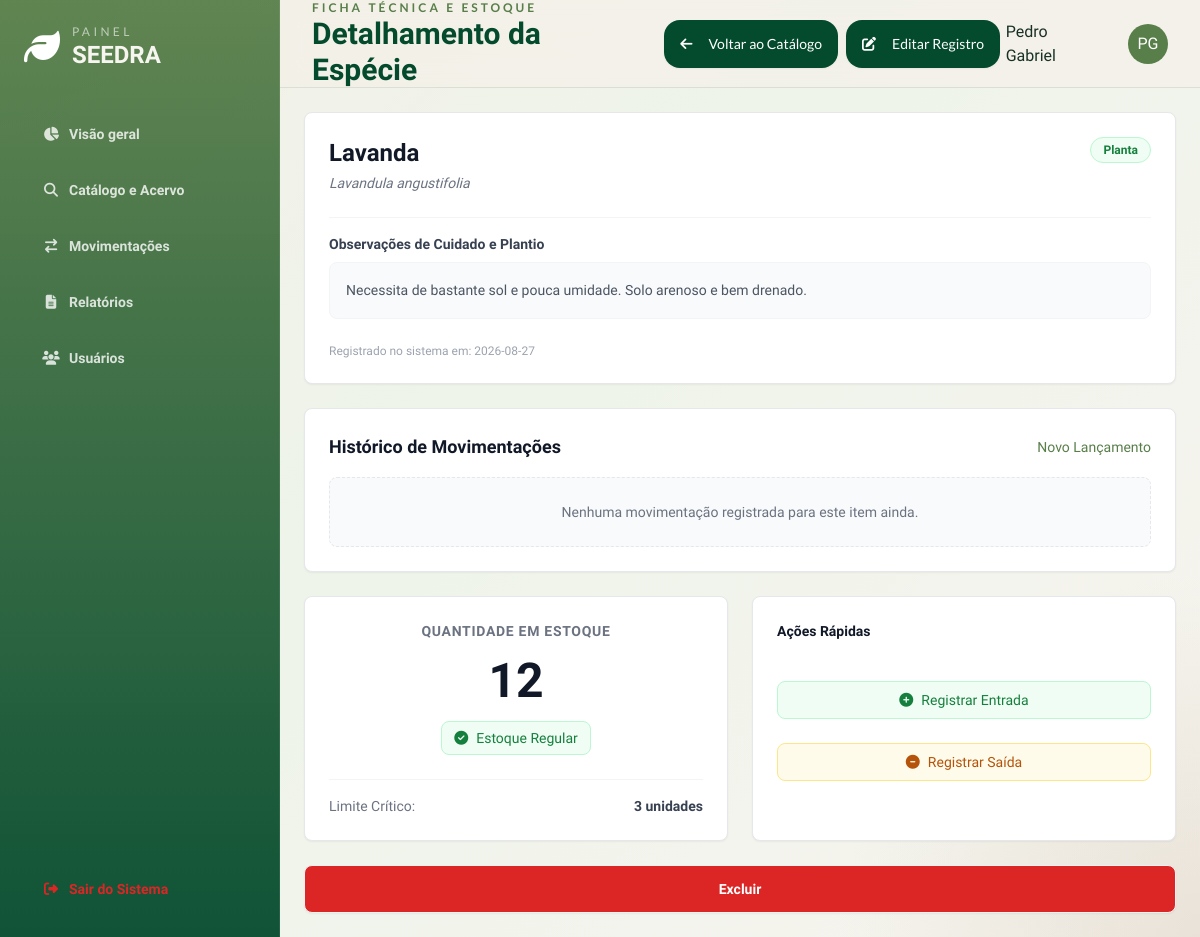
Page /catalogo/4 (signed in) on the committed database.
### models.py (models this page shows)
class Usuarios(db.Model, UserMixin):
    __tablename__ = 'usuarios'
    id = db.Column(db.Integer, primary_key = True)
    nome = db.Column(db.String(50), nullable = False)
    email = db.Column(db.String(50), nullable = False, unique = True)
    senha = db.Column(db.String(), nullable = False)
    usuario_instituicoes = db.relationship('UsuarioInstituicoes', back_populates = 'usuarios')

class Item(db.Model):
    __tablename__= 'items'
    id = db.Column(db.Integer, primary_key = True)
    nome = db.Column(db.String(50), nullable = False, unique = True)
    quantidade = db.Column(db.Integer, nullable = False, default = 0)
    n_cientifico = db.Column(db.String(50), nullable = False , unique = True)
    categoria = db.Column(db.String(20), nullable = False)
    deficit_limit = db.Column(db.Integer, nullable = False, default = 0)
    obs = db.Column(db.Text)
    data_cadastro = db.Column(db.Date, nullable = False)
    movimentacoes = db.relationship('Movimentacao', back_populates = 'item', lazy = True)
    def em_deficit(self):
        return self.quantidade < self.deficit_limit

### app.py (the view)
@app.route('/catalogo/<int:id>', methods=['GET', 'POST'])
@login_required
def detalhes_item(id):
    item = Item.query.get_or_404(id)
    return render_template('detalhes_item.html', item=item)

### app.py (called while the page is built)
@login_manager.user_loader
def load_user(user_id):
    return Usuarios.query.get(int(user_id))

### controllers/login.py (called while the page is built)
def login_required(f):
  @wraps(f)
  def decorated_function(*args, **kwargs):
      if 'usuarios_id' not in session:
         flash("Faça login primeiro!", 'erro')
         return redirect(url_for('login.login'))
      return f(*args, **kwargs)
  return decorated_function

### templates/detalhes_item.html (shortened to what this page needs)
{% extends 'base.html' %}
{% block header_subtitle %}Ficha Técnica e Estoque{% endblock %}
{% block header_title %}Detalhamento da Espécie{% endblock %}
{% block header_actions %}
<div class="flex gap-2">
    <a href="{{ url_for('catalogo') }}" class=" inline-flex items-center justify-center px-4 py-2 text-sm font-medium btn rounded-2xl border-0 bg-seedra-leafDark hover:bg-seedra-leafMid text-white font-lato">
        <i class="fa-solid fa-arrow-left mr-2"></i> Voltar ao Catálogo
    </a>
    <a href="{{ url_for('editar_item', id=item.id) }}" class="inline-flex items-center justify-center px-4 py-2 text-sm font-medium btn rounded-2xl border-0 bg-seedra-leafDark hover:bg-seedra-leafMid text-white font-lato">
        <i class="fa-solid fa-pen-to-square mr-2"></i> Editar Registro
    </a>
    </div>
{% endblock %}
{% block content %}
<div class="grid grid-cols-1 lg:grid-cols-2 gap-6">
    <div class="lg:col-span-2 flex flex-col gap-6">
        <div class="bg-white border border-gray-200 rounded-lg shadow-sm p-6">
            <div class="flex justify-between items-start mb-6">
                <div>
                    <h3 class="text-2xl font-bold text-gray-900">{{ item.nome }}</h3>
                    <p class="text-sm text-gray-500 italic mt-1">{{ item.n_cientifico }}</p>
                </div>
                <span class="px-3 py-1 bg-green-50 text-green-700 text-xs font-semibold rounded-full border border-green-200">
                    {{ item.categoria }}
                </span>
            </div>
            <div class="border-t border-gray-100 pt-4 mt-4">
                <h4 class="text-sm font-semibold text-gray-700 mb-2">Observações de Cuidado e Plantio</h4>
                <p class="text-sm text-gray-600 leading-relaxed bg-gray-50 p-4 rounded-lg border border-gray-100">
                    {% if item.obs %}
                        {{ item.obs }}
                    {% else %}
                        <span class="text-gray-400 italic">Nenhuma observação registrada para esta espécie.</span>
                    {% endif %}
                </p>
            </div>
            <div class="mt-6 text-xs text-gray-400">
                Registrado no sistema em: {{ item.data_cadastro }}
            </div>
        </div>
        <div class="bg-white border border-gray-200 rounded-lg shadow-sm p-6">
            <div class="flex justify-between items-center mb-4">
                <h3 class="text-lg font-bold text-gray-900">Histórico de Movimentações</h3>
                <a href="{{ url_for('movimentacao') }}" class="text-sm text-seedra-leafMid hover:text-seedra-leafDark font-medium hover:underline">Novo Lançamento</a>
            </div>
            {% if item.movimentacoes %}
                <div class="overflow-x-auto">
                    <table class="w-full text-sm text-left text-gray-500 mt-2">
                        <thead class="text-xs text-gray-700 uppercase bg-gray-50 border-b border-gray-200">
                            <tr>
                                <th scope="col" class="px-4 py-2 font-semibold">Data</th>
                                <th scope="col" class="px-4 py-2 font-semibold">Tipo</th>
                                <th scope="col" class="px-4 py-2 font-semibold">Qtd</th>
                                <th scope="col" class="px-4 py-2 font-semibold">Justificativa</th>
                            </tr>
                        </thead>
                        <tbody>
                            {% for mov in item.movimentacoes|sort(attribute='data_move', reverse=true) %}
                            <tr class="border-b border-gray-50 hover:bg-gray-50">
                                <td class="px-4 py-3 whitespace-nowrap">{{ mov.data_move.strftime('%d/%m/%Y') }}</td>
                                <td class="px-4 py-3">
                                    {% if mov.Typ == 'Entrada' %}
                                        <span class="text-green-600 font-medium"><i class="fa-solid fa-arrow-down mr-1"></i> Entrada</span>
                                    {% else %}
                                        <span class="text-amber-600 font-medium"><i class="fa-solid fa-arrow-up mr-1"></i> Saída</span>
                                    {% endif %}
                                </td>
                                <td class="px-4 py-3 font-bold text-gray-900">{{ mov.quantidade }}</td>
                                <td class="px-4 py-3 text-gray-600">{{ mov.justificativa }}</td>
                            </tr>
                            {% endfor %}
                        </tbody>
                    </table>
                </div>
            {% else %}
                <div class="text-center py-6 bg-gray-50 rounded-lg border border-dashed border-gray-200">
                    <p class="text-sm text-gray-500">Nenhuma movimentação registrada para este item ainda.</p>
                </div>
            {% endif %}
        </div>
    </div>
    <div class="lg:col-span-2 flex gap-6 w-full">
        <div class="bg-white border border-gray-200 rounded-lg shadow-sm p-6 text-center flex-1">
            <h3 class="text-sm font-semibold text-gray-500 uppercase tracking-wider mb-2">Quantidade em Estoque</h3>
            <div class="text-5xl font-black {% if item.em_deficit() %}text-red-600{% else %}text-gray-900{% endif %} my-4">
                {{ item.quantidade }}
            </div>
            {% if item.em_deficit() %}
                <div class="inline-flex items-center px-3 py-1.5 bg-red-50 text-red-700 text-sm font-medium rounded-lg border border-red-200">
                    <i class="fa-solid fa-circle-exclamation mr-2 animate-pulse"></i> Estoque em Déficit
                </div>
                <p class="text-xs text-red-500 mt-3 text-left">
                    * A quantidade atual está abaixo do limite seguro estabelecido pelo instituto. É recomendada a reposição imediata.
                </p>
            {% else %}
                <div class="inline-flex items-center px-3 py-1.5 bg-green-50 text-green-700 text-sm font-medium rounded-lg border border-green-200">
                    <i class="fa-solid fa-check-circle mr-2"></i> Estoque Regular
                </div>
            {% endif %}
            <div class="mt-6 pt-4 border-t border-gray-100 flex justify-between items-center text-sm">
                <span class="text-gray-500">Limite Crítico:</span>
                <span class="font-bold text-gray-700">{{ item.deficit_limit }} unidades</span>
            </div>
        </div>
        <div class="bg-white border border-gray-200 rounded-lg shadow-sm p-6 flex-1">
            <h4 class="text-sm font-semibold text-gray-900 mb-10">Ações Rápidas</h4>
            <div class="space-y-6">
                <a href="{{ url_for('movimentacao') }}" class="flex items-center justify-center w-full px-4 py-2 text-sm font-medium text-green-700 bg-green-50 border border-green-200 rounded-lg hover:bg-green-100 transition-colors">
                    <i class="fa-solid fa-plus-circle mr-2"></i> Registrar Entrada
                </a>
                <a href="{{ url_for('movimentacao') }}" class="flex items-center justify-center w-full px-4 py-2 text-sm font-medium text-amber-700 bg-amber-50 border border-amber-200 rounded-lg hover:bg-amber-100 transition-colors">
                    <i class="fa-solid fa-minus-circle mr-2"></i> Registrar Saída
                </a>
            </div>
        </div>
    </div>
    <div class="lg:col-span-2 flex ">
        <button data-id="{{ item.id }}" onclick="excluirItem(this.dataset.id)" class="btn bg-red-600 text-white hover:bg-red-800 px-20 w-full">
            Excluir
        </button>
    </div>
</div>
{% endblock %}

### templates/base.html (shortened to what this page needs)
<!DOCTYPE html>
<html lang="pt-BR" data-theme="light">
<head>
  <link rel="stylesheet" href="/static/css/style.css" />
  <script src="/static/js/tailwind.config.js" defer></script>
  <script src="https://cdn.tailwindcss.com"></script>
  <link href="https://cdn.jsdelivr.net/npm/daisyui@4.12.10/dist/full.min.css" rel="stylesheet" type="text/css" />
  <link rel="stylesheet" href="https://cdnjs.cloudflare.com/ajax/libs/font-awesome/6.4.0/css/all.min.css">
</head>
<body class="font-sans">
  <div class="dashboard-shell">
    <aside class="sidebar p-5 lg:p-6 flex flex-col gap-6">
      <div class="flex items-center gap-3">
        <i class="fa-solid fa-leaf text-4xl text-white"></i>
        <div>
          <p class="text-xs uppercase tracking-[0.28em] text-white/60 font-lato">Painel</p>
          <h1 class="text-2xl font-extrabold leading-tight">SEEDRA</h1>
        </div>
      </div>
      {% block nav %}
        <nav class="space-y-2 mt-4">
          <a href="{{ url_for('dashboard') }}" class="btn btn-block justify-start  hover:bg-white/20 hover:text-white  rounded-2xl {{ 'text-seedra-leafDark border-white/10 bg-white/14' if page_id =='visao' else 'btn-ghost text-white/80 hover:bg-white/10' }}"><i class="fa-solid fa-chart-pie w-5"></i> Visão geral</a>
          <a href="{{ url_for('catalogo') }}" class="btn btn-block justify-start  hover:bg-white/20 hover:text-white  rounded-2xl {{ 'text-seedra-leafDark border-white/10 bg-white/14' if page_id =='catalogo' else 'btn-ghost text-white/80 hover:bg-white/10' }}"><i class="fa-solid fa-magnifying-glass w-5"></i>Catálogo e Acervo</a>
          <a href="{{ url_for('movimentacao') }}" class="btn btn-block justify-start  hover:bg-white/20 hover:text-white  rounded-2xl {{ 'text-seedra-leafDark border-white/10 bg-white/14' if page_id =='movimentacoes' else 'btn-ghost text-white/80 hover:bg-white/10' }}"><i class="fa-solid fa-arrow-right-arrow-left w-5"></i>Movimentações</a>
          <a href="{{ url_for('relatorios') }}" class="btn btn-block justify-start  hover:bg-white/20 hover:text-white  rounded-2xl {{ 'text-seedra-leafDark border-white/10 bg-white/14' if page_id =='relatorios' else 'btn-ghost text-white/80 hover:bg-white/10' }}"><i class="fa-solid fa-file-lines w-5"></i>Relatórios</a>
          <a href="{{ url_for('usuarios') }}" class="btn btn-block justify-start  hover:bg-white/20 hover:text-white  rounded-2xl {{ 'text-seedra-leafDark border-white/10 bg-white/14' if page_id =='usuarios' else 'btn-ghost text-white/80 hover:bg-white/10' }}"><i class="fa-solid fa-users w-5"></i>Usuários</a>
        </nav>
      {% endblock %}
      <div class="mt-auto">
        <a href="{{ url_for('logout') }}" class="btn btn-block justify-start btn-ghost text-red-600  hover:scale-110  hover:bg-transparent rounded-2xl"><i class="fa-solid fa-right-from-bracket w-5"></i> Sair do Sistema</a>
      </div>
    </aside>
    <header class="topbar px-5 lg:px-8 flex items-center justify-between gap-4">
      <div>
        <p class="text-xs uppercase tracking-[0.25em] text-seedra-leafMid font-semibold font-lato">{% block header_subtitle %}SEEDRA{% endblock %}</p>
        <h2 class="text-2xl md:text-3xl font-extrabold text-seedra-leafDark">{% block header_title %}Painel de Controle{% endblock %}</h2>
      </div>
      <div class="flex items-center gap-3">
        {% block header_actions %}{% endblock %}
        <span>{% if current_user.is_authenticated %}{{current_user.nome}} {% endif %}</span>
        <div class="avatar placeholder ml-4">
          <div class="bg-seedra-leafMid text-white rounded-full w-10">
            <span>PG</span>
          </div>
        </div>
      </div>
    </header>
    <main class="main">
      {% block content %}
      {% endblock %}
    </main>
  </div>
</body>
</html>

### static/css/style.css (style rules this page uses)
:root { --leaf-dark: #044b2d; --leaf-mid: #587e49; --leaf-light: #78b863; --seed-brown: #9a774c; --seed-sand: #ddd1ae; --seed-mist: #d9d6cc; --deep-forest: #001500; --stone: #888784; --cloud: #d9d9d9; --surface: rgba(249, 248, 243, 0.78); --surface-strong: rgba(255, 252, 246, 0.9); --line: rgba(4, 75, 45, 0.10); }
html, body { height: 100%; overflow: hidden; scroll-behavior: smooth; }
body { font-family: 'Balsamiq Sans', sans-serif; background: radial-gradient(circle at top left, rgba(120,184,99,0.18), transparent 20%), radial-gradient(circle at bottom right, rgba(154,119,76,0.14), transparent 24%), linear-gradient(135deg, #f4f0e8 0%, #eef4ea 40%, #f7f4ef 100%); color: #183124; }
.dashboard-shell { display: grid; grid-template-columns: 280px 1fr; grid-template-rows: 88px 1fr; height: 100dvh; }
.sidebar { grid-row: 1 / -1; overflow-y: auto; background: linear-gradient(180deg, rgba(88,126,73,0.94), rgba(4,75,45,0.95)); color: #f7f5ef; border-right: 1px solid rgba(255,255,255,0.08); }
.topbar { grid-column: 2; position: sticky; top: 0; z-index: 10; background: rgba(244, 240, 232, 0.78); backdrop-filter: blur(14px); border-bottom: 1px solid var(--line); }
.main { grid-column: 2; overflow-y: auto; padding: 1.5rem; }

### rows in the picture
Usuarios: nome "Pedro Gabriel"
Item: nome "Lavanda", n_cientifico "Lavandula angustifolia", categoria "Planta", obs "Necessita de bastante sol e pouca umidade. Solo arenoso e bem drenado.", data_cadastro "2026-08-27", quantidade "12", deficit_limit "3"
